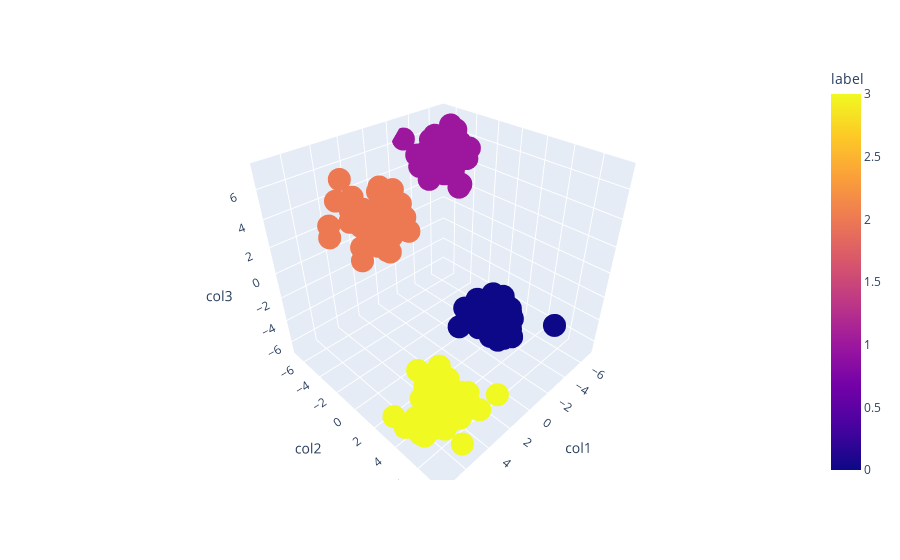

The cell this chart's notebook holds for it:
### Code cell
fig=px.scatter_3d(df,x='col1',y='col2',z='col3',color='label')
fig.show()

### Figure 1 — Plotly figure (JSON) as saved in the notebook; plotly's stock layout.template omitted (floating-point values rounded to 4 significant figures; data arrays with more than 128 entries replaced by an {"elided": "..."} marker saying what was removed)
{"data": [{"hovertemplate": "col1=%{x}<br>col2=%{y}<br>col3=%{z}<br>label=%{marker.color}<extra></extra>", "legendgroup": "", "marker": {"color": {"elided": "200 int values"}, "coloraxis": "coloraxis", "symbol": "circle"}, "mode": "markers", "name": "", "scene": "scene", "showlegend": false, "type": "scatter3d", "x": {"elided": "200 float values"}, "y": {"elided": "200 float values"}, "z": {"elided": "200 float values"}}], "layout": {"coloraxis": {"colorbar": {"title": {"text": "label"}}, "colorscale": [[0, "#0d0887"], [0.1111, "#46039f"], [0.2222, "#7201a8"], [0.3333, "#9c179e"], [0.4444, "#bd3786"], [0.5556, "#d8576b"], [0.6667, "#ed7953"], [0.7778, "#fb9f3a"], [0.8889, "#fdca26"], [1, "#f0f921"]]}, "legend": {"tracegroupgap": 0}, "margin": {"t": 60}, "scene": {"domain": {"x": [0, 1], "y": [0, 1]}, "xaxis": {"title": {"text": "col1"}}, "yaxis": {"title": {"text": "col2"}}, "zaxis": {"title": {"text": "col3"}}}}}
